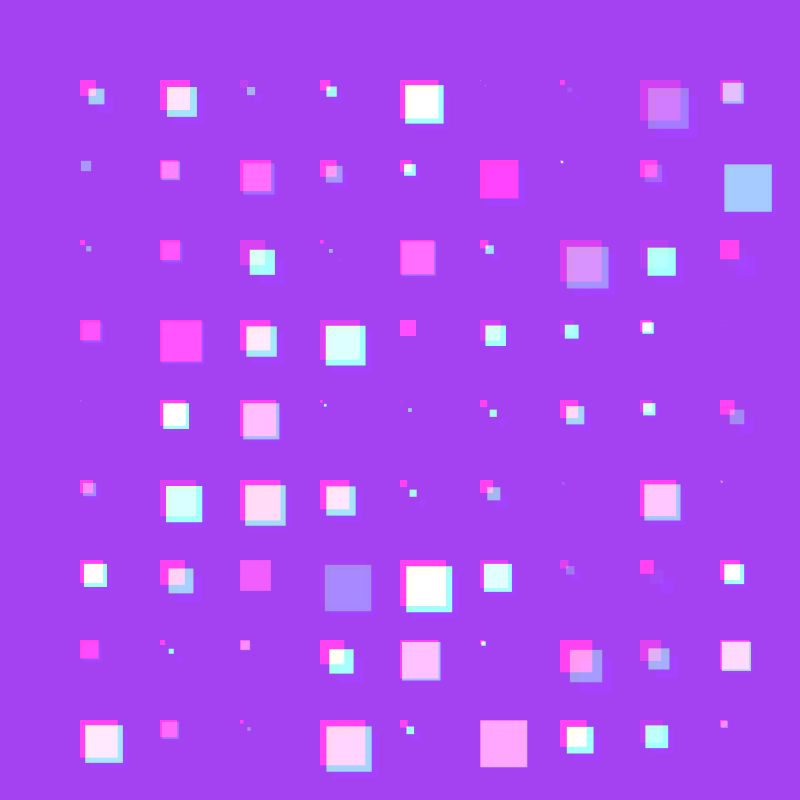
Frame 1 (no input)
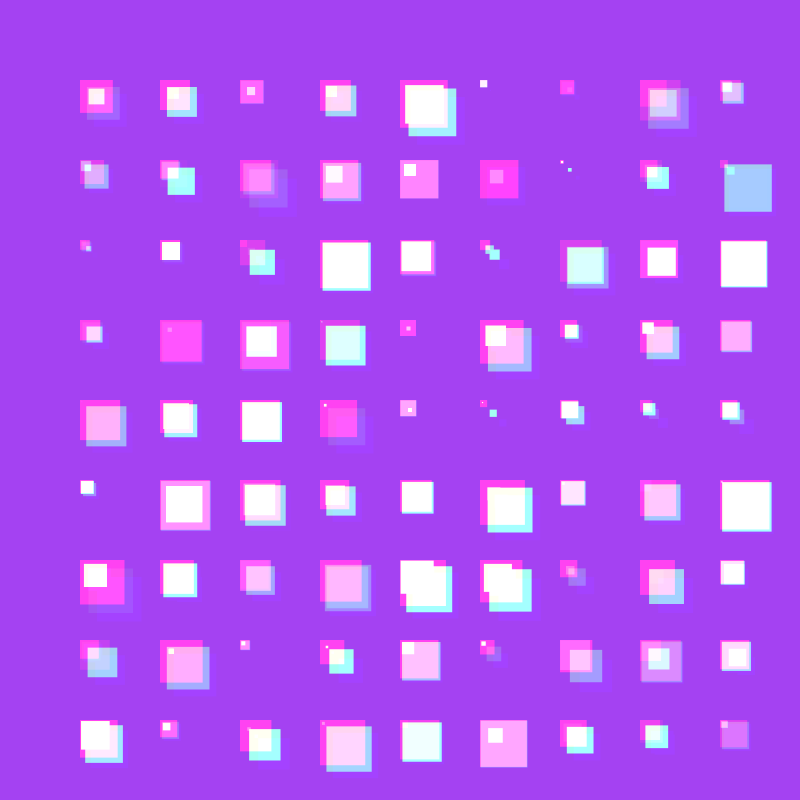
Frame 2 (the mouse pressed at the canvas centre, redrawn once)

The Processing sketch that drew these frames (run headless with seeded random() and noise(); the mouse was pressed at the canvas centre and the sketch redrawn once):

// Processing sketch: Generative_square_try
// ── Generative_square_try.pde
// function
void setup(){
  int randomBG = (color(random(255),random(255),random(255)));
  size (800,800);
  background(randomBG);
  blendMode(ADD);
  noLoop();
  println(random(5));
}

void draw(){
 
  int i = 0;
    while( i < 10){
      i = i + 1;
      println(i);
  
  int j = 0;
    while(j < 10 ) {
      j = j + 1;
    
    int posX = i* 80;
    int posY = j * 80;
    float dist = random(10);
    
   float squareSize= random(50); 
   print(j + " ");
     
  fill(random(255), 0, 0); 
  rect(posX, posY, squareSize,squareSize);
  fill(0, random(255), 0);
  rect(posX + dist , posY + dist, squareSize,squareSize);
  fill(0, 0, random(255));
  rect(posX + dist * 2 , posY + dist * 2, squareSize,squareSize); 
  println("we are done");
      }
    }
}

     void keyPressed(){
       redraw();
     }
